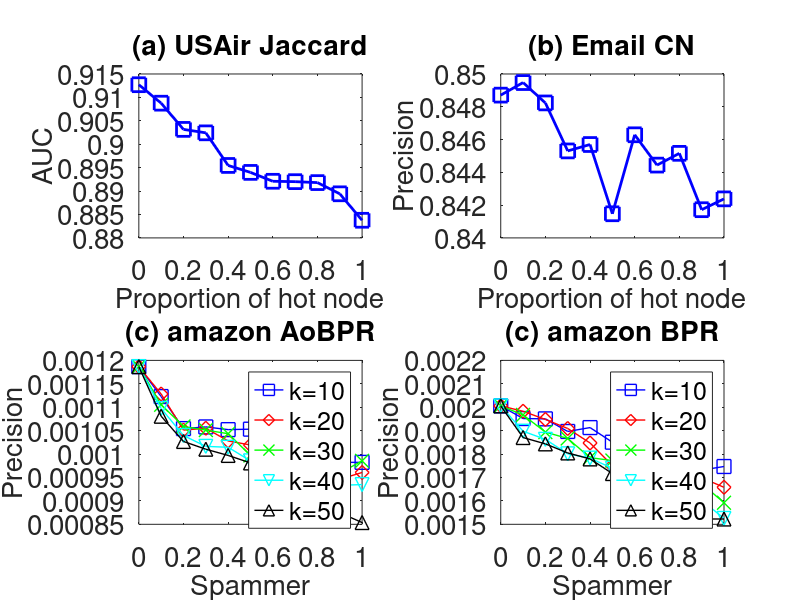

MATLAB code to generate this figure:
subplot(2,2,1);
x=0:0.1:1;
y=[0.912708333,0.908764667,0.90317,0.902432333,0.895469333,0.893987333,0.892091333,0.892008333,0.891807333,0.889415,0.883764667,];
plot(x,y,'-bs','LineWidth',2,'MarkerSize',10);
set(gca,'FontSize',20);
xlabel('Proportion of hot node','fontsize',20);
ylabel('AUC','fontsize',20);
title('(a) USAir Jaccard','fontsize',20);

subplot(2,2,2);
x=0:0.1:1;
y=[0.84871,0.849476333,0.848234333 ,0.845306333 ,0.845697  0.841471667  ,0.846290667 ,0.844441 ,0.845158667 ,0.84172 ,0.842381 ,];
plot(x,y,'-bs','LineWidth',2,'MarkerSize',10);
set(gca,'FontSize',20);
xlabel('Proportion of hot node','fontsize',20);
ylabel('Precision','fontsize',20);
title('(b) Email CN','fontsize',20);

subplot(2,2,3);
x=0:0.1:1;
y=[0.001186700767263420 ,0.001122807017543860  ,0.00105434782608695 ,0.00105797101449275 ,0.00105217391304348 ,0.00105314009661836 ,0.00101601830663615 ,0.000997711670480547,0.000982286634460545 ,0.000982286634460545  ,0.000982286634460544 ,];
plot(x,y,'-bs','LineWidth',1,'MarkerSize',10);
hold on;

y=[0.001186700767263420,0.00112820512820513,0.00105120772946860 ,0.00105507246376811 ,0.0010280193236715,0.001019323671497580,0.000998885172798214,0.00100483091787439 ,0.00098357487922705 ,0.000946169772256727,0.000960662525879914 ,];
plot(x,y,'-rd','LineWidth',1,'MarkerSize',10);
hold on;

y=[0.001186700767263420,0.00110531400966183,0.00105893719806763 ,0.0010512077294686,0.00104347826086956,0.00099710144927536,0.000989371980676325,0.00098964803312629,0.000972129319955403,0.000959156785243739,0.000985507246376808,];
plot(x,y,'-gx','LineWidth',1,'MarkerSize',10);
hold on;

y=[0.001186700767263420,0.00109730848861283,0.00103961352657004,0.00101642512077294,0.00101449275362318,0.000985507246376809,0.000979066022544282,0.000966183574879225,0.000934782608695649,0.000933333333333331 ,0.000934782608695651,];
plot(x,y,'-cv','LineWidth',1,'MarkerSize',10);
hold on;

y=[0.001186700767263420,0.0010807453416149,0.00102691511387163,0.0010103519668737,0.00099710144927536,0.000981047937569675,0.000964803312629397,0.000919806763285022,0.000912077294685988,0.000874835309617916,0.000853754940711461 ,];
plot(x,y,'-k^','LineWidth',1,'MarkerSize',10);


set(gca,'FontSize',20);
xlabel('Spammer','fontsize',20);
ylabel('Precision','fontsize',20);
title('(c) amazon AoBPR','fontsize',20);

legend('k=10','k=20','k=30','k=40','k=50');
hold on;


subplot(2,2,4);
x=0:0.1:1;
y=[0.00200579710144927,0.001951690821256040 ,0.00195031055900621  ,0.00189648033126294 ,0.00191304347826087 ,0.00185061315496098 ,0.00185093167701863 ,0.00183574879227053 ,0.00177004830917874 ,0.001731400966183570 ,0.00174685990338164  ,];
plot(x,y,'-bs','LineWidth',1,'MarkerSize',10);
hold on;

y=[0.00200579710144927,0.00198260869565217 ,0.00194782608695652 ,0.00190917874396135 ,0.00184734299516908,0.00175072463768115,0.00173140096618357,0.00176548089591567 ,0.0017391304347826 ,0.00169899665551839,0.00165797101449275,];
plot(x,y,'-rd','LineWidth',1,'MarkerSize',10);
hold on;

y=[0.00200579710144927,0.0019671497584541,0.00189371980676328 ,0.001866666666666660,0.00178467908902691,0.00177225672877846,0.00175845410628019,0.00173913043478261,0.00172129319955406,0.00167342995169082,0.00159227053140096,];
plot(x,y,'-gx','LineWidth',1,'MarkerSize',10);
hold on;

y=[0.00200579710144927,0.0018975845410628,0.00186280193236715,0.00180096618357488,0.00178260869565217,0.0017391304347826,0.00172367149758454,0.00170821256038647,0.00170434782608695,0.00160248447204969  ,0.00152508361204013,];
plot(x,y,'-cv','LineWidth',1,'MarkerSize',10);
hold on;

y=[0.00200579710144927,0.001870531400966180 ,0.00184347826086956,0.00180483091787439,0.001779264214046820,0.00171683389074693,0.001700483091787430 ,0.00166570048309178,0.00163091787439613,0.0015227053140096625,0.0015227053140096623 ,];
plot(x,y,'-k^','LineWidth',1,'MarkerSize',10);


set(gca,'FontSize',20);
xlabel('Spammer','fontsize',20);
ylabel('Precision','fontsize',20);
title('(c) amazon BPR','fontsize',20);

legend('k=10','k=20','k=30','k=40','k=50');
hold on;
